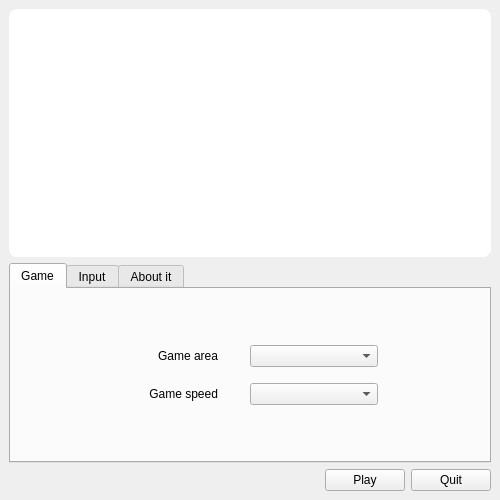
<?xml version="1.0" encoding="UTF-8"?>
<ui version="4.0">
 <class>MainWindow</class>
 <widget class="QMainWindow" name="MainWindow">
  <property name="geometry">
   <rect>
    <x>0</x>
    <y>0</y>
    <width>500</width>
    <height>500</height>
   </rect>
  </property>
  <property name="minimumSize">
   <size>
    <width>300</width>
    <height>400</height>
   </size>
  </property>
  <property name="maximumSize">
   <size>
    <width>800</width>
    <height>600</height>
   </size>
  </property>
  <property name="windowTitle">
   <string>Snake2D</string>
  </property>
  <property name="windowIcon">
   <iconset resource="resources.qrc">
    <normaloff>:/icons/icons/icon.ico</normaloff>:/icons/icons/icon.ico</iconset>
  </property>
  <widget class="QWidget" name="centralwidget">
   <layout class="QVBoxLayout" name="verticalLayout_2" stretch="1,0,0">
    <item>
     <widget class="QLabel" name="label">
      <property name="maximumSize">
       <size>
        <width>16777215</width>
        <height>256</height>
       </size>
      </property>
      <property name="styleSheet">
       <string notr="true">QLabel {
	background: #FFFFFF;
	border-radius: 8px;
}</string>
      </property>
      <property name="text">
       <string/>
      </property>
      <property name="pixmap">
       <pixmap resource="resources.qrc">:/sprites/sprites/snake.svg</pixmap>
      </property>
      <property name="scaledContents">
       <bool>false</bool>
      </property>
      <property name="alignment">
       <set>Qt::AlignCenter</set>
      </property>
     </widget>
    </item>
    <item>
     <widget class="QTabWidget" name="tabWidget">
      <property name="minimumSize">
       <size>
        <width>0</width>
        <height>200</height>
       </size>
      </property>
      <property name="currentIndex">
       <number>0</number>
      </property>
      <widget class="QWidget" name="tab_game">
       <attribute name="title">
        <string>Game</string>
       </attribute>
       <layout class="QVBoxLayout" name="verticalLayout">
        <property name="spacing">
         <number>16</number>
        </property>
        <item>
         <spacer name="verticalSpacer">
          <property name="orientation">
           <enum>Qt::Vertical</enum>
          </property>
          <property name="sizeHint" stdset="0">
           <size>
            <width>20</width>
            <height>40</height>
           </size>
          </property>
         </spacer>
        </item>
        <item>
         <layout class="QHBoxLayout" name="horizontalLayout_2">
          <property name="spacing">
           <number>32</number>
          </property>
          <item>
           <spacer name="horizontalSpacer_2">
            <property name="orientation">
             <enum>Qt::Horizontal</enum>
            </property>
            <property name="sizeHint" stdset="0">
             <size>
              <width>0</width>
              <height>0</height>
             </size>
            </property>
           </spacer>
          </item>
          <item>
           <widget class="QLabel" name="label_2">
            <property name="minimumSize">
             <size>
              <width>96</width>
              <height>0</height>
             </size>
            </property>
            <property name="text">
             <string>Game area</string>
            </property>
            <property name="alignment">
             <set>Qt::AlignRight|Qt::AlignTrailing|Qt::AlignVCenter</set>
            </property>
           </widget>
          </item>
          <item>
           <widget class="QComboBox" name="comboBox_gameArea">
            <property name="minimumSize">
             <size>
              <width>128</width>
              <height>0</height>
             </size>
            </property>
            <property name="maxCount">
             <number>100</number>
            </property>
           </widget>
          </item>
          <item>
           <spacer name="horizontalSpacer_3">
            <property name="orientation">
             <enum>Qt::Horizontal</enum>
            </property>
            <property name="sizeHint" stdset="0">
             <size>
              <width>0</width>
              <height>0</height>
             </size>
            </property>
           </spacer>
          </item>
         </layout>
        </item>
        <item>
         <layout class="QHBoxLayout" name="horizontalLayout_3">
          <property name="spacing">
           <number>32</number>
          </property>
          <item>
           <spacer name="horizontalSpacer_4">
            <property name="orientation">
             <enum>Qt::Horizontal</enum>
            </property>
            <property name="sizeHint" stdset="0">
             <size>
              <width>0</width>
              <height>0</height>
             </size>
            </property>
           </spacer>
          </item>
          <item>
           <widget class="QLabel" name="label_3">
            <property name="minimumSize">
             <size>
              <width>96</width>
              <height>0</height>
             </size>
            </property>
            <property name="text">
             <string>Game speed</string>
            </property>
            <property name="alignment">
             <set>Qt::AlignRight|Qt::AlignTrailing|Qt::AlignVCenter</set>
            </property>
           </widget>
          </item>
          <item>
           <widget class="QComboBox" name="comboBox_gameSpeed">
            <property name="minimumSize">
             <size>
              <width>128</width>
              <height>0</height>
             </size>
            </property>
            <property name="maxCount">
             <number>100</number>
            </property>
           </widget>
          </item>
          <item>
           <spacer name="horizontalSpacer_5">
            <property name="orientation">
             <enum>Qt::Horizontal</enum>
            </property>
            <property name="sizeHint" stdset="0">
             <size>
              <width>0</width>
              <height>0</height>
             </size>
            </property>
           </spacer>
          </item>
         </layout>
        </item>
        <item>
         <spacer name="verticalSpacer_2">
          <property name="orientation">
           <enum>Qt::Vertical</enum>
          </property>
          <property name="sizeHint" stdset="0">
           <size>
            <width>20</width>
            <height>40</height>
           </size>
          </property>
         </spacer>
        </item>
       </layout>
      </widget>
      <widget class="QWidget" name="tab_input">
       <attribute name="title">
        <string>Input</string>
       </attribute>
      </widget>
      <widget class="QWidget" name="tab_about">
       <attribute name="title">
        <string>About it</string>
       </attribute>
      </widget>
     </widget>
    </item>
    <item>
     <layout class="QHBoxLayout" name="horizontalLayout">
      <item>
       <spacer name="horizontalSpacer">
        <property name="orientation">
         <enum>Qt::Horizontal</enum>
        </property>
        <property name="sizeHint" stdset="0">
         <size>
          <width>40</width>
          <height>20</height>
         </size>
        </property>
       </spacer>
      </item>
      <item>
       <widget class="QPushButton" name="pushButton_play">
        <property name="text">
         <string>Play</string>
        </property>
       </widget>
      </item>
      <item>
       <widget class="QPushButton" name="pushButton_quit">
        <property name="text">
         <string>Quit</string>
        </property>
       </widget>
      </item>
     </layout>
    </item>
   </layout>
  </widget>
 </widget>
 <resources>
  <include location="resources.qrc"/>
 </resources>
 <connections/>
</ui>
